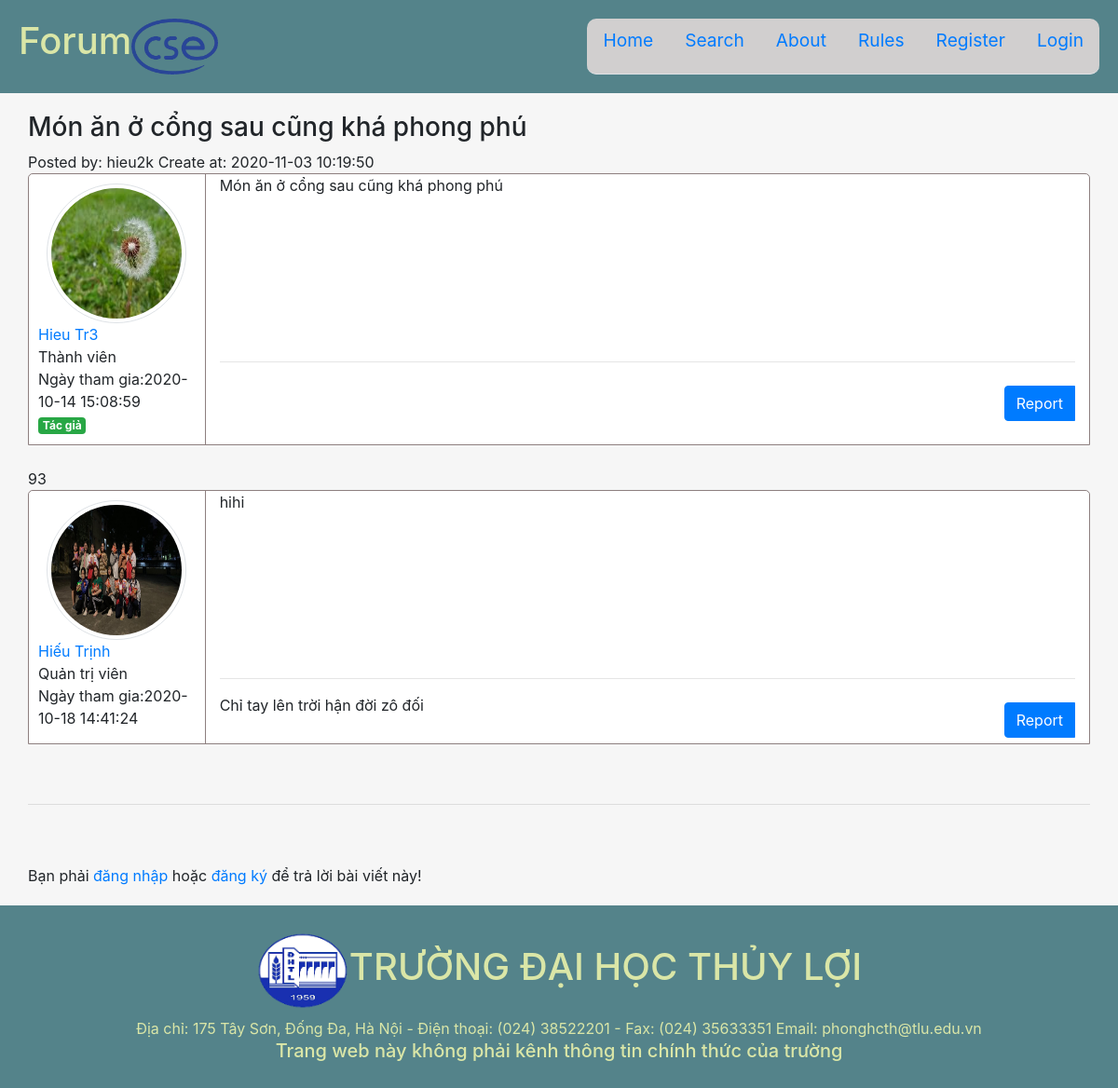
Screenshot of /Forum/index.php?controller=posts&action=index&p_id=97 with the database file from the repository.
### tables this page shows
CREATE TABLE `posts` (
  `post_id` int(11) NOT NULL,
  `title` varchar(255) NOT NULL,
  `create_at` timestamp NOT NULL DEFAULT current_timestamp(),
  `edit_at` timestamp NULL DEFAULT NULL,
  `body` text NOT NULL,
  `tags` varchar(255) DEFAULT NULL,
  `views` int(11) NOT NULL DEFAULT 0,
  `replys` int(11) NOT NULL DEFAULT 0,
  `status` tinyint(4) NOT NULL DEFAULT 1,
  `user_id` int(11) NOT NULL,
  `topic_id` int(11) NOT NULL,
  `mitopic_id` int(11) DEFAULT NULL
);

CREATE TABLE `users` (
  `user_id` int(11) NOT NULL,
  `username` varchar(60) NOT NULL,
  `fullname` varchar(60) NOT NULL,
  `email` varchar(255) NOT NULL,
  `avt` varchar(255) NOT NULL DEFAULT 'none.jpg',
  `password` varchar(255) NOT NULL,
  `code` varchar(255) DEFAULT NULL,
  `signature` varchar(255) DEFAULT NULL,
  `create_at` timestamp NOT NULL DEFAULT current_timestamp(),
  `admin` tinyint(4) NOT NULL DEFAULT 0,
  `status` tinyint(4) NOT NULL DEFAULT 1
);

CREATE TABLE `comments` (
  `cm_id` int(11) NOT NULL,
  `body` text NOT NULL,
  `create_at` timestamp NOT NULL DEFAULT current_timestamp(),
  `edit_at` timestamp NULL DEFAULT NULL,
  `post_id` int(11) NOT NULL,
  `user_id` int(11) NOT NULL
);

### Forum/index.php (called while the page is built, shortened)
<?php
$action = isset($_GET['action']) ? $_GET['action'] : 'index';
$object = new $controller;
$object->$action();
?>

### Forum/models/model.php (called while the page is built, shortened)
<?php
    require_once("path.php");
    function openConnect(){
        $conn=mysqli_connect(HOST,USER,PASS,DB);
        return $conn;
    }
?>

### Forum/models/PostModel.php (called while the page is built, shortened)
<?php
    require_once("model.php");
    class PostModel{
        public $connection;
        function PostModel($title="",$body="",$tags="",$user_id="",$topic_id="",$mitopic_id="",$edit_at=""){
            $this->connection=openConnect();
        }
        function getOne($id){
            $sql="SELECT * FROM ". self::TABLE . " WHERE post_id='$id' LIMIT 1";
            $rs=mysqli_query($this->connection,$sql);
            $result=mysqli_fetch_assoc($rs);
            return $result;
        }
        public function upviews($p_id){
            $sql = "SELECT views FROM ".self::TABLE." WHERE post_id=".$p_id;
            $result=mysqli_query($this->connection,$sql);
            $views=mysqli_fetch_assoc($result);
            $view=$views['views']+1;
            $sql = "UPDATE ". self::TABLE ." set views=".$view;
            $sql=$sql." WHERE post_id=".$p_id;
            mysqli_query($this->connection,$sql);
            return 1;
        }
    }
?>

### Forum/models/UserModel.php (called while the page is built, shortened)
<?php
    require_once("model.php");
    class UserModel{
        public $connection;
        function UserModel($username='',$fullname='',$email='',$password='',$avt='',$signature='',$admin='',$status=''){
            $this->connection=openConnect();
        }
        function getOne($id){
            $sql="SELECT * FROM ". self::TABLE . " WHERE user_id='$id' LIMIT 1";
            $rs=mysqli_query($this->connection,$sql);
            $result=mysqli_fetch_assoc($rs);
            return $result;
        }
    }
?>

### Forum/path.php (called while the page is built, shortened)
<?php
    $BASE_URL="http://localhost:8080/Forum";
    $URL="http://localhost:8080/Forum/index.php?controller="
?>

### Forum/models/CommentModel.php (called while the page is built, shortened)
<?php
    require_once("model.php");
    class CommentModel{
        public $connection;
        function CommentModel($body="",$post_id="",$user_id="",$edit_at=""){
            $this->connection=openConnect();
        }
        function selectAll($p_id){
            $sql="SELECT * FROM ". self::TABLE . " WHERE post_id='$p_id'";
            $rs=mysqli_query($this->connection,$sql);
            $result=mysqli_fetch_all($rs,MYSQLI_ASSOC);
            return $result;
        }
    }
?>

### Forum/views/posts/post.php (the view, shortened to what this page needs)
<?php include_once("path.php");
global $ROOT_PATH;
global $URL; ?>
<?php include($ROOT_PATH."/includes/headerp1.php");?>
    <link rel="stylesheet" href="assets/css/post.css">
<?php include($ROOT_PATH."/includes/headerp2.php");?>
    <div class="page-wrapper">
        <div class="main-page container">
            <div class="row">
                <div class="main-content col-md-12">
                    <div class="post-title">
                        <?php $data = explode(' ', $post['tags']);?>
                        <h3><?php if(count($data)>1):?><span class="<?php echo $data[0].' '.$data[1];?>"><?php echo $data[2];?></span><?php endif; echo $post['title']?></h3>
                        <div class="post-info">
                            <span>Posted by: <?php echo $user['username']?></span>
                            <span>Create at: <?php echo $post['create_at']?></span>
                        </div>
                    </div>
                    <div class="post-layout container">
                        <div class="row post">
                            <div class="cell-user col-md-2">
                                <img src="<?php echo $BASE_URL.'/assets/images/avt/'.$user['avt'];?>" alt="" class="img-thumbnail avatar rounded-circle mx-auto d-block" >
                                <div class="user-info">
                                    <div class="user-name"><a href="<?php echo $URL;?>users&action=index&u_id=<?php echo $user['user_id'];?>"><?php echo $user['fullname'];?></a></div>
                                    <div class="role"><?php $role=$user['admin']==1?"Quản trị viên":"Thành viên"; echo $role;?></div>
                                    <div class="created-at">Ngày tham gia:<?php echo $user['create_at'];?></div>
                                    <span class="badge badge-success">Tác giả</span>
                                </div>
                            </div>
                            <div class="post-content col-md-10">
                                <div class="post-body">
                                    <?php echo html_entity_decode($post['body'])?>
                                </div>
                                <footer class="footer-post">
                                    <hr>
                                    <div class="grb-post btn-group" role="group" aria-label="">
                                        <button type="button" class="btn btn-primary" data-toggle="modal" data-target="#modelId">
                                        Report
                                        </button>
                                    </div>
                                </footer>
                            </div>
                        </div>
                    </div>
                    <?php foreach ($comments as $key=>$comment):?>
                    <div><br> <?php echo $comment['cm_id'];?></div>
                    <div class="comment-layout container <?php echo "cmt_id".$comment['cm_id'];?>">
                        <div class="row post">
                            <div class="cell-user col-md-2">
                                <img src="<?php echo $BASE_URL.'/assets/images/avt/'.$us_comment[$key]['avt'];?>" alt="" class="img-thumbnail avatar rounded-circle mx-auto d-block">
                                <div class="user-info">
                                    <div class="user-name"><a href="<?php echo $URL;?>users&action=index&u_id=<?php echo $us_comment[$key]['user_id'];?>"><?php echo $us_comment[$key]['fullname'];?></a></div>
                                    <div class="role"><?php $role=$us_comment[$key]['admin']==1?"Quản trị viên":"Thành viên"; echo $role;?></div>
                                    <div class="created-at">Ngày tham gia:<?php echo $us_comment[$key]['create_at'];?></div>
                                </div>
                            </div>
                            <div class="comment-content col-md-10">
                                <div class="comment-body">
                                    <?php echo html_entity_decode($comment['body']);?>
                                </div>
                                <footer class="footer-post">
                                    <hr>
                                    <div class="signature"><?php echo $us_comment[$key]['signature'];?></div>
                                    <div class="grb-post btn-group" role="group" aria-label="">
                                        <button type="button" class="btn btn-primary" data-toggle="modal" data-target="<?php echo "#modelId".$comment['cm_id']; ?>">
                                        Report
                                        </button>
                                    </div>
                                </footer>
                            </div>
                        </div>
                    </div>
                    <?php endforeach;?>
                    <br>
                    <br>
                    <hr>
                    <br>
                    <br>
                    <?php if(isset($_SESSION['id'])&&$post['status']):?>
                    <div class="reply-layout container">
                        <div class="row post">
                            <div class="cell-user col-md-2">
                                <img src="<?php echo $BASE_URL.'/assets/images/avt/'.$_SESSION['avt'];?>" alt="" class="img-thumbnail rounded-circle">
                                <div class="user-info">
                                    <div class="user-name"><a href="<?php echo $URL;?>users&action=index&u_id=<?php echo $_SESSION['id'];?>"><?php echo $_SESSION['username'];?></a></div>
                                    <div class="role"><?php $role=$_SESSION['admin']==1?"Quản trị viên":"Thành viên"; echo $role;?></div>
                                    <div class="created-at"><?php echo $_SESSION['create_at'];?></div>
                                </div>
                            </div>
                            <div class="comment-content col-md-10">
                                <div class="comment-body">
                                    <form id="add_cmt" action="<?php echo $BASE_URL."/index.php?controller=posts&action=addComment&p_id=".$post['post_id'];?>" method="post">
                                        <?php include($ROOT_PATH . "/supports/formErrors.php");?>
                                        <input type="hidden" class="form-control" name="user_id" value="<?php echo $_SESSION['id'];?>">
                                        <input type="hidden" class="form-control" name="post_id" value="<?php echo $post['post_id'];?>">
                                        <div class="form-group">
                                          <textarea id="body" name="body" cols="10"></textarea>
                                        </div>
                                        <button type="submit" name="add_comment" class="btn btn-primary float float-right">Comment</button>
                                    </form>
                                </div>
                            </div>
                        </div>
                    </div>
                    <?php else:?>
                        <?php if(!$post['status']):?>
                            <span>Bài viết đã bị đóng! Bạn không thể trả lời.</span>
                        <?php else:?>
                            <span>Bạn phải <a href="<?php echo $URL."users&action=login"?>">đăng nhập</a> hoặc <a href="<?php echo $URL."users&action=register"?>">đăng ký</a> để trả lời bài viết này!</span>
                        <?php endif;?>
                    <?php endif;?>
                </div>
            </div>
        </div>
    </div>
<?php include($ROOT_PATH."/includes/footer.php");?>

### Forum/assets/css/style.css (style rules this page uses)
html,body { padding:0; margin:0; height: 100%; background:#f6f6f6; }
* { box-sizing: border-box; }
.page-wrapper { min-height: calc(100% - 336px); }
.main-page { margin-top: 20px; width: 100%; }
.main-content { padding:0px; }
.post-content { width: 100%; }
.footer-post { height: 70px; position: relative; }
.grb-post { position: absolute; right: 0px; bottom: 6px; }
.comment-body,.post-body { min-height: 185px; }
.avatar { width: 150px; height: 150px; }
.post { border-top-left-radius: 5px; border-top-right-radius: 5px; background-color: white; border-left: 0.2px solid rgb(141, 127, 127); border-right: 0.2px solid rgb(141, 127, 127); border-top: 0.2px solid rgb(141, 127, 127); border-bottom: 0.2px solid rgb(141, 127, 127); }
.cell-user { border-right: 0.2px solid rgb(141, 127, 127); padding: 10px; }

### Forum/assets/css/post.css (style rules this page uses)
.post-body { width: 100%; }
.signature { width: 70%; }

### rows the page displays
posts: title "Món ăn ở cổng sau cũng khá phong phú", create_at "2020-11-03 10:19:50", body "Món ăn ở cổng sau cũng khá phong phú"
users: username "hieu2k", avt (placeholder picture), fullname "Hieu Tr3", admin "Thành viên", create_at "2020-10-14 15:08:59"
comments: cm_id "93", user.avt (picture), user.fullname "Hiếu Trịnh", user.admin "Quản trị viên", user.create_at "2020-10-18 14:41:24", body "hihi", user.signature "Chỉ tay lên trời hận đời zô đối"
